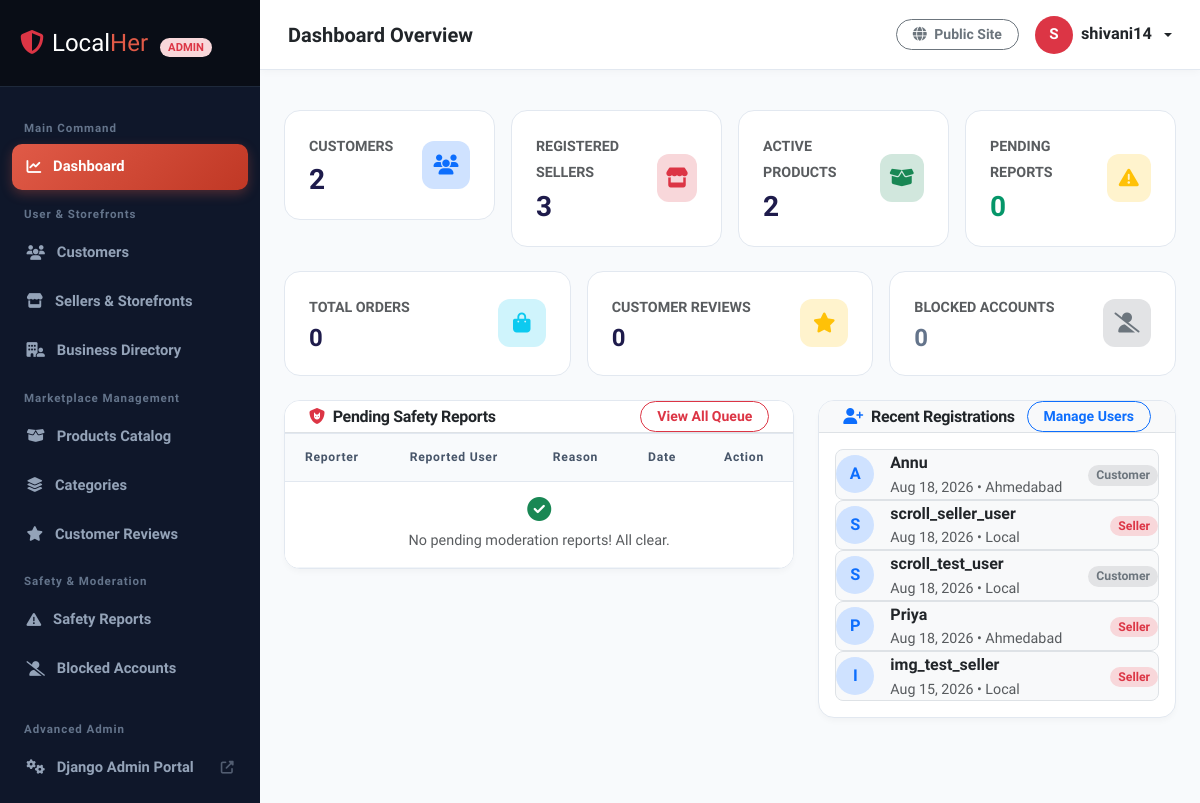
Screenshot of /localher-admin/ (signed in) with the database file from the repository.
### accounts/models.py (models this page shows, shortened)
class User(AbstractUser):
    phone_number = models.CharField(max_length=15, blank=True, help_text="Contact phone number")
    is_seller = models.BooleanField(default=False, help_text="Designates whether the user runs a business on LocalHer.")
    city = models.CharField(max_length=100, blank=True)
    area = models.CharField(max_length=100, blank=True)
    pincode = models.CharField(max_length=10, blank=True)
    profile_picture = models.ImageField(upload_to='profiles/users/', blank=True, null=True)

### admin_dashboard/views.py (the view)
# urls.py: path('', views.dashboard_index, name='index'),
@superuser_required
def dashboard_index(request):
    customers_count = User.objects.filter(is_seller=False, is_superuser=False).count()
    sellers_count = SellerProfile.objects.count()
    products_count = Product.objects.count()
    reviews_count = Review.objects.count()
    pending_reports_count = Report.objects.filter(status='PENDING').count()
    blocked_users_count = User.objects.filter(is_active=False).count()
    orders_count = Order.objects.count()
    recent_users = User.objects.order_by('-date_joined')[:5]
    recent_products = Product.objects.select_related('seller', 'category').order_by('-created_at')[:5]
    pending_reports = Report.objects.select_related('reporter', 'reported_user').filter(status='PENDING').order_by('-created_at')[:5]
    context = {
        'customers_count': customers_count,
        'sellers_count': sellers_count,
        'products_count': products_count,
        'reviews_count': reviews_count,
        'pending_reports_count': pending_reports_count,
        'blocked_users_count': blocked_users_count,
        'orders_count': orders_count,
        'recent_users': recent_users,
        'recent_products': recent_products,
        'pending_reports': pending_reports,
    }
    return render(request, 'admin_dashboard/dashboard.html', context)

### templates/admin_dashboard/dashboard.html (shortened to what this page needs)
{% extends 'admin_dashboard/base_admin.html' %}
{% block page_heading %}Dashboard Overview{% endblock %}
{% block content %}
<div class="row g-3 mb-4">
    <div class="col-xl-3 col-md-6">
        <div class="lh-stat-card d-flex align-items-center justify-content-between">
            <div>
                <span class="text-muted small fw-semibold text-uppercase">Customers</span>
                <h3 class="fw-extrabold mb-0 mt-1" style="color: #1E1B4B;">{{ customers_count }}</h3>
            </div>
            <div class="lh-stat-icon bg-primary-subtle text-primary">
                <i class="fa-solid fa-users"></i>
            </div>
        </div>
    </div>
    <div class="col-xl-3 col-md-6">
        <div class="lh-stat-card d-flex align-items-center justify-content-between">
            <div>
                <span class="text-muted small fw-semibold text-uppercase">Registered Sellers</span>
                <h3 class="fw-extrabold mb-0 mt-1" style="color: #1E1B4B;">{{ sellers_count }}</h3>
            </div>
            <div class="lh-stat-icon bg-danger-subtle text-danger">
                <i class="fa-solid fa-store"></i>
            </div>
        </div>
    </div>
    <div class="col-xl-3 col-md-6">
        <div class="lh-stat-card d-flex align-items-center justify-content-between">
            <div>
                <span class="text-muted small fw-semibold text-uppercase">Active Products</span>
                <h3 class="fw-extrabold mb-0 mt-1" style="color: #1E1B4B;">{{ products_count }}</h3>
            </div>
            <div class="lh-stat-icon bg-success-subtle text-success">
                <i class="fa-solid fa-box-open"></i>
            </div>
        </div>
    </div>
    <div class="col-xl-3 col-md-6">
        <div class="lh-stat-card d-flex align-items-center justify-content-between">
            <div>
                <span class="text-muted small fw-semibold text-uppercase">Pending Reports</span>
                <h3 class="fw-extrabold mb-0 mt-1" style="color: {% if pending_reports_count > 0 %}#DC2626{% else %}#059669{% endif %};">{{ pending_reports_count }}</h3>
            </div>
            <div class="lh-stat-icon bg-warning-subtle text-warning">
                <i class="fa-solid fa-triangle-exclamation"></i>
            </div>
        </div>
    </div>
</div>
<div class="row g-3 mb-4">
    <div class="col-xl-4 col-md-6">
        <div class="lh-stat-card d-flex align-items-center justify-content-between">
            <div>
                <span class="text-muted small fw-semibold text-uppercase">Total Orders</span>
                <h4 class="fw-extrabold mb-0 mt-1" style="color: #1E1B4B;">{{ orders_count }}</h4>
            </div>
            <div class="lh-stat-icon bg-info-subtle text-info">
                <i class="fa-solid fa-bag-shopping"></i>
            </div>
        </div>
    </div>
    <div class="col-xl-4 col-md-6">
        <div class="lh-stat-card d-flex align-items-center justify-content-between">
            <div>
                <span class="text-muted small fw-semibold text-uppercase">Customer Reviews</span>
                <h4 class="fw-extrabold mb-0 mt-1" style="color: #1E1B4B;">{{ reviews_count }}</h4>
            </div>
            <div class="lh-stat-icon bg-warning-subtle text-warning">
                <i class="fa-solid fa-star"></i>
            </div>
        </div>
    </div>
    <div class="col-xl-4 col-md-6">
        <div class="lh-stat-card d-flex align-items-center justify-content-between">
            <div>
                <span class="text-muted small fw-semibold text-uppercase">Blocked Accounts</span>
                <h4 class="fw-extrabold mb-0 mt-1" style="color: {% if blocked_users_count > 0 %}#DC2626{% else %}#64748B{% endif %};">{{ blocked_users_count }}</h4>
            </div>
            <div class="lh-stat-icon bg-secondary-subtle text-secondary">
                <i class="fa-solid fa-user-slash"></i>
            </div>
        </div>
    </div>
</div>
<div class="row g-4">
    <div class="col-lg-7">
        <div class="lh-admin-card">
            <div class="p-3.5 px-4 bg-white border-bottom d-flex align-items-center justify-content-between">
                <h6 class="fw-bold mb-0 text-dark"><i class="fa-solid fa-shield-cat text-danger me-2"></i>Pending Safety Reports</h6>
                <a href="{% url 'admin_dashboard:reports' %}" class="btn btn-sm btn-outline-danger rounded-pill px-3 fw-semibold">View All Queue</a>
            </div>
            <div class="table-responsive">
                <table class="table table-lh-admin align-middle">
                    <thead>
                        <tr>
                            <th>Reporter</th>
                            <th>Reported User</th>
                            <th>Reason</th>
                            <th>Date</th>
                            <th>Action</th>
                        </tr>
                    </thead>
                    <tbody>
                        {% for report in pending_reports %}
                        <tr>
                            <td class="fw-semibold">{{ report.reporter.username }}</td>
                            <td class="text-danger fw-bold">{{ report.reported_user.username }}</td>
                            <td><span class="badge bg-danger-subtle text-danger px-2.5 py-1.5 rounded-pill">{{ report.get_reason_display }}</span></td>
                            <td class="small text-muted">{{ report.created_at|date:"M d, H:i" }}</td>
                            <td>
                                <a href="{% url 'admin_dashboard:reports' %}" class="btn btn-sm btn-lh-accent rounded-pill px-3 py-1 fw-semibold small">Review</a>
                            </td>
                        </tr>
                        {% empty %}
                        <tr>
                            <td colspan="5" class="text-center py-4 text-muted small">
                                <i class="fa-solid fa-circle-check text-success fs-4 d-block mb-2"></i>
                                No pending moderation reports! All clear.
                            </td>
                        </tr>
                        {% endfor %}
                    </tbody>
                </table>
            </div>
        </div>
    </div>
    <div class="col-lg-5">
        <div class="lh-admin-card">
            <div class="p-3.5 px-4 bg-light border-bottom d-flex align-items-center justify-content-between">
                <h6 class="fw-bold mb-0 text-dark"><i class="fa-solid fa-user-plus text-primary me-2"></i>Recent Registrations</h6>
                <a href="{% url 'admin_dashboard:customers' %}" class="btn btn-sm btn-outline-primary rounded-pill px-3 fw-semibold">Manage Users</a>
            </div>
            <div class="p-3">
                <div class="d-flex flex-column gap-2.5">
                    {% for user in recent_users %}
                    <div class="d-flex align-items-center justify-content-between p-2.5 rounded-3 bg-light border">
                        <div class="d-flex align-items-center gap-3">
                            <div class="rounded-circle bg-primary-subtle text-primary fw-bold d-flex align-items-center justify-content-center" style="width: 38px; height: 38px;">
                                {{ user.username|slice:":1"|upper }}
                            </div>
                            <div>
                                <div class="fw-bold text-dark fs-6 mb-0">{{ user.username }}</div>
                                <div class="small text-muted">{{ user.date_joined|date:"M d, Y" }} &bull; {{ user.city|default:"Local" }}</div>
                            </div>
                        </div>
                        <div>
                            {% if user.is_seller %}
                                <span class="badge bg-danger-subtle text-danger px-2.5 py-1 rounded-pill">Seller</span>
                            {% else %}
                                <span class="badge bg-secondary-subtle text-secondary px-2.5 py-1 rounded-pill">Customer</span>
                            {% endif %}
                        </div>
                    </div>
                    {% empty %}
                    <p class="text-muted small text-center my-3">No users registered yet.</p>
                    {% endfor %}
                </div>
            </div>
        </div>
    </div>
</div>
{% endblock %}

### templates/admin_dashboard/base_admin.html (shortened to what this page needs)
<!DOCTYPE html>
<html lang="en">
<head>
    <link rel="stylesheet" href="https://cdnjs.cloudflare.com/ajax/libs/font-awesome/6.5.1/css/all.min.css">
    <link href="https://cdn.jsdelivr.net/npm/bootstrap@5.3.2/dist/css/bootstrap.min.css" rel="stylesheet">
    {% load static %}
    <link rel="stylesheet" href="{% static 'css/main.css' %}">
</head>
<body>
<div class="lh-admin-wrapper">
    <aside class="lh-admin-sidebar" id="adminSidebar">
        <div class="brand-header d-flex align-items-center justify-content-between">
            <a href="{% url 'admin_dashboard:index' %}" class="text-decoration-none">
                <span class="fs-4 fw-extrabold text-white"><i class="fa-solid fa-shield-halved text-danger me-2"></i>Local<span style="color: var(--lh-admin-accent);">Her</span></span>
                <span class="badge bg-danger-subtle text-danger ms-2 px-2 py-1 small rounded-pill" style="font-size: 0.7rem;">ADMIN</span>
            </a>
        </div>
        <nav class="lh-admin-nav">
            <div class="nav-heading">Main Command</div>
            <a href="{% url 'admin_dashboard:index' %}" class="nav-link {% if request.resolver_match.url_name == 'index' %}active{% endif %}">
                <i class="fa-solid fa-chart-line"></i> Dashboard
            </a>
            <div class="nav-heading">User & Storefronts</div>
            <a href="{% url 'admin_dashboard:customers' %}" class="nav-link {% if request.resolver_match.url_name == 'customers' %}active{% endif %}">
                <i class="fa-solid fa-users"></i> Customers
            </a>
            <a href="{% url 'admin_dashboard:sellers' %}" class="nav-link {% if request.resolver_match.url_name == 'sellers' %}active{% endif %}">
                <i class="fa-solid fa-store"></i> Sellers & Storefronts
            </a>
            <a href="{% url 'admin_dashboard:businesses' %}" class="nav-link {% if request.resolver_match.url_name == 'businesses' %}active{% endif %}">
                <i class="fa-solid fa-building-user"></i> Business Directory
            </a>
            <div class="nav-heading">Marketplace Management</div>
            <a href="{% url 'admin_dashboard:products' %}" class="nav-link {% if request.resolver_match.url_name == 'products' %}active{% endif %}">
                <i class="fa-solid fa-box-open"></i> Products Catalog
            </a>
            <a href="{% url 'admin_dashboard:categories' %}" class="nav-link {% if request.resolver_match.url_name == 'categories' %}active{% endif %}">
                <i class="fa-solid fa-layer-group"></i> Categories
            </a>
            <a href="{% url 'admin_dashboard:reviews' %}" class="nav-link {% if request.resolver_match.url_name == 'reviews' %}active{% endif %}">
                <i class="fa-solid fa-star"></i> Customer Reviews
            </a>
            <div class="nav-heading">Safety & Moderation</div>
            <a href="{% url 'admin_dashboard:reports' %}" class="nav-link {% if request.resolver_match.url_name == 'reports' %}active{% endif %}">
                <i class="fa-solid fa-triangle-exclamation"></i> Safety Reports
            </a>
            <a href="{% url 'admin_dashboard:blocked' %}" class="nav-link {% if request.resolver_match.url_name == 'blocked' %}active{% endif %}">
                <i class="fa-solid fa-user-slash"></i> Blocked Accounts
            </a>
            <div class="nav-heading mt-3">Advanced Admin</div>
            <a href="{% url 'admin:index' %}" target="_blank" class="nav-link">
                <i class="fa-solid fa-gears"></i> Django Admin Portal <i class="fa-solid fa-up-right-from-square small ms-auto opacity-50"></i>
            </a>
        </nav>
    </aside>
    <div class="lh-admin-main">
        <header class="lh-admin-header">
            <div class="d-flex align-items-center gap-3">
                <div class="fw-bold fs-5 text-dark">
                    {% block page_heading %}LocalHer Admin Command Center{% endblock %}
                </div>
            </div>
            <div class="d-flex align-items-center gap-3">
                <a href="{% url 'home' %}" class="btn btn-sm btn-outline-secondary rounded-pill px-3 fw-semibold text-decoration-none">
                    <i class="fa-solid fa-globe me-1"></i> Public Site
                </a>
                <div class="dropdown">
                    <a href="#" class="d-flex align-items-center gap-2 text-decoration-none dropdown-toggle text-dark fw-bold" data-bs-toggle="dropdown">
                        <div class="rounded-circle bg-danger text-white d-flex align-items-center justify-content-center fw-bold" style="width: 38px; height: 38px; font-size: 0.95rem;">
                            {{ request.user.username|slice:":1"|upper }}
                        </div>
                        <span class="d-none d-md-inline">{{ request.user.get_full_name|default:request.user.username }}</span>
                    </a>
                </div>
            </div>
        </header>
        <div class="container-fluid px-4 pt-3">
        </div>
        <main class="container-fluid px-4 py-4 flex-grow-1">
            {% block content %}{% endblock %}
        </main>
</div>
</body>
</html>

### rows the page displays
User: user.username "S", user.get_full_name "shivani14"
User: username "A", username "Annu", date_joined "Aug 18, 2026", city "Ahmedabad", is_seller "Customer"
User: username "S", username "scroll_seller_user", date_joined "Aug 18, 2026", city "Local", is_seller "Seller"
User: username "S", username "scroll_test_user", date_joined "Aug 18, 2026", city "Local", is_seller "Customer"
User: username "P", username "Priya", date_joined "Aug 18, 2026", city "Ahmedabad", is_seller "Seller"
User: username "I", username "img_test_seller", date_joined "Aug 15, 2026", city "Local", is_seller "Seller"

### other values shown
{{ customers_count }} "2"
{{ sellers_count }} "3"
{{ products_count }} "2"
{{ pending_reports_count }} "0"
{{ orders_count }} "0"
{{ reviews_count }} "0"
{{ blocked_users_count }} "0"
